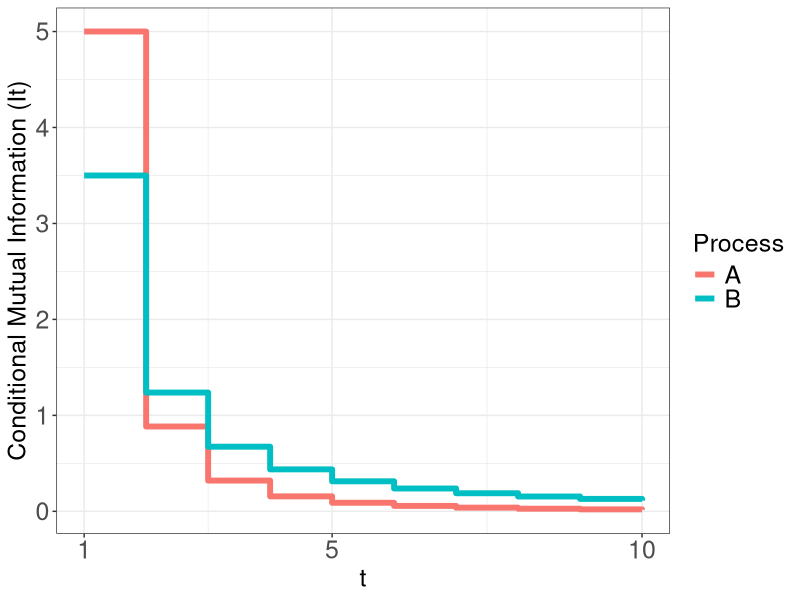
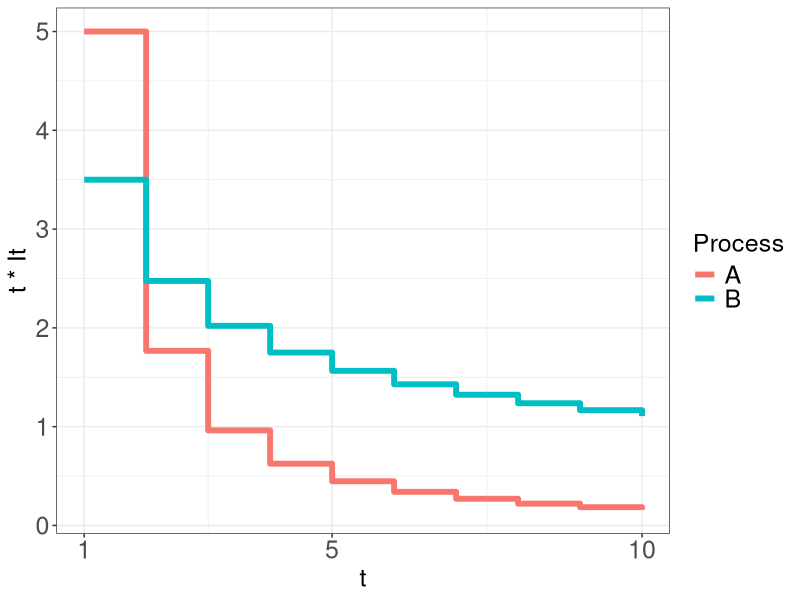
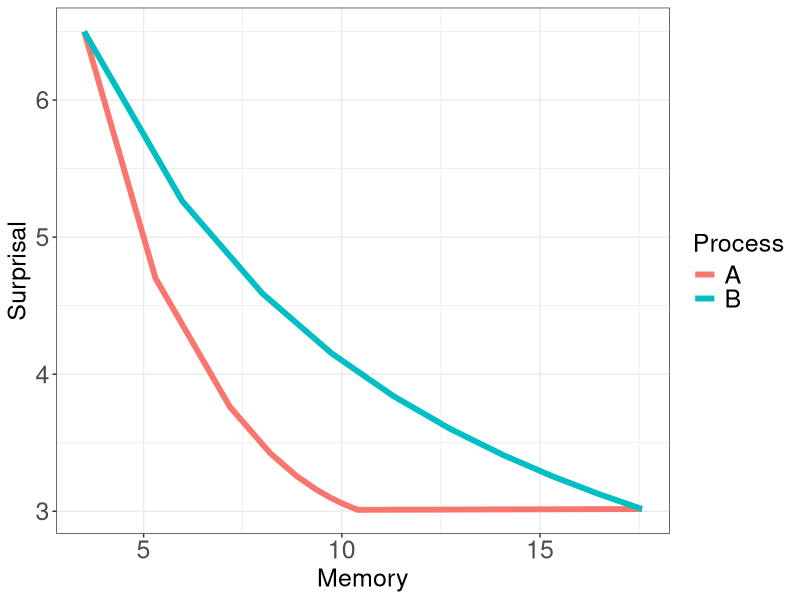

Write R code to recreate these figures, in order.
library(tidyr)
library(dplyr)
library(ggplot2)






#plot = ggplot(data=data, aes(x=Distance, y=Distance*MI, color=Type)) + geom_line()


x = (1:10)
y = 5 * x^(-2)

data = data.frame(Distance=x, MI=y)

plot = ggplot(data=data, aes(x=Distance, y=MI)) + geom_step(size=2) + theme_bw() + theme(axis.text=element_text(size=18), axis.title=element_text(size=18), legend.title=element_text(size=18), legend.text=element_text(size=18))


plot = ggplot(data=data, aes(x=Distance, y=Distance * MI)) + geom_step(size=2) + theme_bw() + theme(axis.text=element_text(size=18), axis.title=element_text(size=18), legend.title=element_text(size=18), legend.text=element_text(size=18))





x1 = (1:10)
y1 = 5 * x^(-2.5)

data1 = data.frame(Distance=x1, MI=y1)
data1$Process = "A"

x2 = (1:10)
y2 = 3.5 * x^(-1.5)

data2 = data.frame(Distance=x2, MI=y2)
data2$Process = "B"


data = rbind(data1, data2) 

plot = ggplot(data=data, aes(x=Distance, y=MI, color=Process, group=Process)) + geom_step(size=2) + theme_bw() + theme(axis.text=element_text(size=18), axis.title=element_text(size=18), legend.title=element_text(size=18), legend.text=element_text(size=18)) + xlab("t") + ylab("Conditional Mutual Information (It)") + scale_x_continuous(breaks=c(1,5,10))


ggsave("figures/decay.pdf")



plot = ggplot(data=data, aes(x=Distance, y=Distance * MI, color=Process, group=Process)) + geom_step(size=2) + theme_bw() + theme(axis.text=element_text(size=18), axis.title=element_text(size=18), legend.title=element_text(size=18), legend.text=element_text(size=18)) + xlab("t") + ylab("t * It") + scale_x_continuous(breaks=c(1,5,10))



ggsave("figures/memory.pdf")







x = c(0.07, 0.07)
y = c(2.2, 2.4)
data = data.frame(Surprisal=x, Memory=y)

plot = ggplot(data=data, aes(x=Surprisal, y=Memory)) + geom_point() + theme_bw() + theme(axis.text=element_text(size=18), axis.title=element_text(size=18), legend.title=element_text(size=18), legend.text=element_text(size=18)) + xlim(0,1) + ylim(0,3)


x= c(0.0, 1.0)
     y = c(1.0, 0.0)
data2 = data.frame(Surprisal=x, Memory=y)

plot = ggplot(data=data2, aes(x=Surprisal, y=Memory)) + geom_line() + theme_bw() + theme(axis.text=element_text(size=18), axis.title=element_text(size=18), legend.title=element_text(size=18), legend.text=element_text(size=18)) + xlim(0,3) + ylim(0,3) 







x = (1:10)
y = 5 * x^(-2)

data = data.frame(Distance=x, MI=y)

df2 <- rbind(
  data,
  transform(data[order(data$Distance),],
    Distance=Distance - 1e-9,  # required to avoid crazy steps
    MI=ave(MI, FUN=function(z) c(z[[1]], head(z, -1L)))
) )

T = 4
plot = ggplot(data=df2 %>% filter(Distance >= T), aes(x=Distance, y=MI)) + geom_step(size=2) + theme_bw() + theme(axis.text=element_text(size=18), axis.title=element_text(size=18), legend.title=element_text(size=18), legend.text=element_text(size=18)) + geom_area() + geom_step(size=2, data=df2 %>% filter(Distance < T+1))
#ggsave("add-surp.pdf")


data2 = data.frame(Distance=data$Distance, Memory=data$Distance*data$MI)
df3 <- rbind(
  data2,
  transform(data2[order(data2$Distance),],
    Distance=Distance - 1e-9,  # required to avoid crazy steps
    Memory=ave(Memory, FUN=function(z) c(z[[1]], head(z, -1L)))
) )

plot = ggplot(data=df3 %>% filter(Distance < T), aes(x=Distance, y=Memory)) + geom_step(size=2) + theme_bw() + theme(axis.text=element_text(size=18), axis.title=element_text(size=18), legend.title=element_text(size=18), legend.text=element_text(size=18)) + geom_area() + geom_step(size=2, data=df3 %>% filter(Distance >= T))

#ggsave("lower-mem.pdf")





#
#for(T in (1:10)) {
#   plot = ggplot(data=df2 %>% filter(Distance >= T), aes(x=Distance, y=MI)) + geom_step(size=2) + theme_bw() + theme(axis.text=element_text(size=18), axis.title=element_text(size=18), legend.title=element_text(size=18), legend.text=element_text(size=18)) + geom_area() + geom_step(size=2, data=df2 %>% filter(Distance < T+1))
#   ggsave(paste("add-surp-",T,".pdf", sep=""))
#   
#   plot = ggplot(data=df3 %>% filter(Distance < T), aes(x=Distance, y=Memory)) + geom_step(size=2) + theme_bw() + theme(axis.text=element_text(size=18), axis.title=element_text(size=18), legend.title=element_text(size=18), legend.text=element_text(size=18)) + geom_area() + geom_step(size=2, data=df3 %>% filter(Distance >= T))
#   
#   ggsave(paste("lower-mem-",T,".pdf", sep=""))
#}
#
#







x1 = (1:10)
y1 = 5 * x^(-2.5)

data1 = data.frame(Distance=x1, MI=y1)
data1$Process = "A"

data = rbind(data1) 

plot = ggplot(data=data, aes(x=Distance, y=MI)) + geom_step(size=2) + theme_bw() + theme(axis.text=element_text(size=18), axis.title=element_text(size=18), legend.title=element_text(size=18), legend.text=element_text(size=18))



#ggsave("decay-A.pdf")



plot = ggplot(data=data, aes(x=Distance, y=Distance * MI)) + geom_step(size=2) + theme_bw() + theme(axis.text=element_text(size=18), axis.title=element_text(size=18), legend.title=element_text(size=18), legend.text=element_text(size=18))


#ggsave("memory-A.pdf")












# Listener's Memory-Surprisal Curve

x1 = (1:10)
y1 = 5.3 * x^(-2.5)

data1 = data.frame(Distance=x1, MI=y1)
data1$Process = "A"

data = rbind(data1) 

library(tidyr)

data = data %>% group_by(Process) %>% mutate(CumMI = cumsum(MI))
data = data %>% group_by(Process) %>% mutate(Memory = cumsum(MI*Distance))

data = data %>% mutate(Surprisal = 10-CumMI)

plot = ggplot(data=data, aes(x=Memory, y=Surprisal)) + geom_line(size=2) + theme_bw() + theme(axis.text=element_text(size=18), axis.title=element_text(size=18), legend.title=element_text(size=18), legend.text=element_text(size=18))



#ggsave("listener-tradeoff-A.pdf")









# Listener's Memory-Surprisal Curve

x1 = (1:20)
y1 = 5.3 * x^(-2.5)

data1 = data.frame(Distance=x1, MI=y1)
data1$Process = "A"

x2 = (1:20)
y2 = 3.5 * x^(-1.5)

data2 = data.frame(Distance=x2, MI=y2)
data2$Process = "B"


data = rbind(data1, data2) 

library(tidyr)

data = data %>% group_by(Process) %>% mutate(CumMI = cumsum(MI))
data = data %>% group_by(Process) %>% mutate(Memory = cumsum(MI*Distance))

data = data %>% mutate(Surprisal = 10-CumMI)

data_ = data %>% select(Memory, Surprisal, Process)

data_ = rbind(as.data.frame(data_), data.frame(Memory=c(3.5, 17.573493), Surprisal=c(6.5, 3.0163223), Process=c("A", "A")))

plot = ggplot(data=data_ %>% filter(Surprisal>=3), aes(x=Memory, y=Surprisal, color=Process, group=Process)) + geom_line(size=2) + theme_bw() + theme(axis.text=element_text(size=18), axis.title=element_text(size=18), legend.title=element_text(size=18), legend.text=element_text(size=18))



ggsave("figures/listener-tradeoff.pdf")











